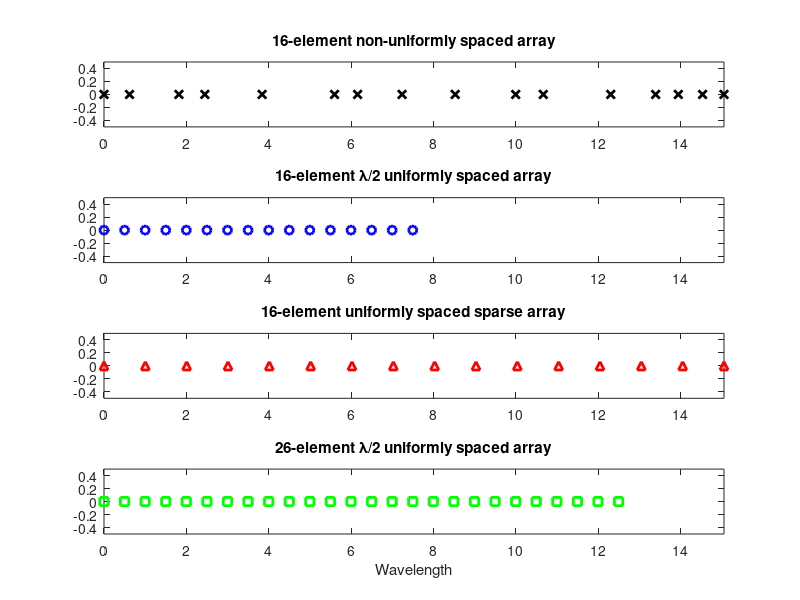
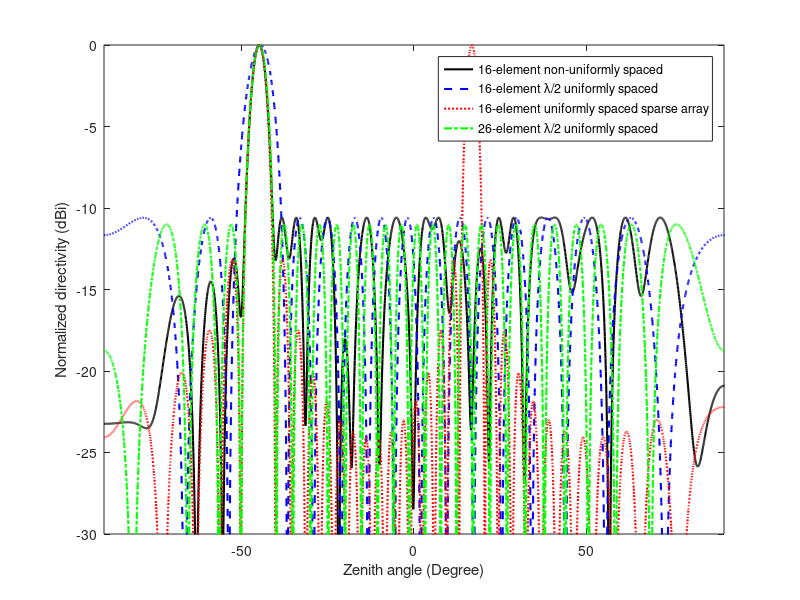

The MATLAB source for these figures, in order:
%% Comparison between non-uniformly spaced array and uniformly spaced array 
%  Version 1
%%
clear all; close all;clc;

wavelength=1;
k=2*pi/wavelength;   % wave number
angleStep=0.05;
theta=0:angleStep:360;
elementNumber=16;
thetaM=45;      % location of the main lobe

%% non-uniform array
d1=[0,0.62,1.82,2.45,3.84,5.60,6.16,7.24,8.53,10.00,10.67,12.31,13.40,13.95,14.54,15.06];
w1=[0.0272277405745814 + 0.00663695612498175i;-0.0504557136311823 - 0.0156414493981255i;0.0149022080891888 - 0.0522958024026383i;0.0270725639308060 + 0.0224793289749045i;-0.0104255072112984 + 0.0647860805420306i;0.0598193468305703 - 0.00157981780230648i;-0.0278250156730021 - 0.0498385235669240i;0.0649276487388589 - 0.0399431693571197i;0.0625248046134052 - 0.00837412390141947i;0.0668878280458956 - 0.0508399287930906i;-0.0798488127285431 + 0.0272356716234928i;-0.0154715717248110 + 0.0860980599638680i;-0.0871498078302756 + 0.00810697834308643i;0.0519608795439634 + 0.0402132634019467i;0.00983611006347517 - 0.0678379408618253i;-0.0687845963435427 + 0.0348004136503320i];

%% normal dense array
d2=[0,0.5*ones(1,elementNumber-1)];
for nn=2:length(d2)
    d2(nn)=d2(nn-1)+d2(nn);
end
w2=[0.165712409493334 - 0.0178163364135969i;-0.0266096956617990 - 0.0289409777334237i;-0.00816727046224783 + 0.0422452592985454i;0.0417793041704281 - 0.0199452988116389i;-0.0432868036423907 - 0.0230352310882208i;0.00750970165338273 + 0.0506046789299732i;0.0372642051373296 - 0.0371386954897812i;-0.0527447222520634 - 0.00801159573263894i;0.0249023151671527 + 0.0471812048484143i;0.0228276244561927 - 0.0474004562096621i;-0.0502615010111028 + 0.00953995097684088i;0.0359827177899967 + 0.0333108580091977i;0.00510543810191810 - 0.0460136903914195i;-0.0372138895691395 + 0.0215984412201642i;0.0360790306489060 + 0.0156192074963889i;-0.0376388293399754 - 0.162361765909359i];

%% sparse array
d3=[0,d1(elementNumber)/(elementNumber-1)*ones(1,elementNumber-1)];
for nn=2:length(d3)
    d3(nn)=d3(nn-1)+d3(nn);
end
w3=exp(1i*k*d3*sind(-thetaM)).';

%% 26-element normal dense array
d4=[0,0.5*ones(1,26-1)];
for nn=2:length(d4)
    d4(nn)=d4(nn-1)+d4(nn);
end
w4=[0.151762138140478 - 0.0102832612349678i;-0.0148958031630125 - 0.0172358745075817i;-0.00512570908792318 + 0.0237363670087733i;0.0233375004828243 - 0.0107751751748616i;-0.0238137186663838 - 0.0127944992034719i;0.00428503645225367 + 0.0279267418659784i;0.0205014091227646 - 0.0210035366464110i;-0.0300694264463313 - 0.00387332943146368i;0.0153922908579175 + 0.0270630607817905i;0.0126321128110758 - 0.0291921038237749i;-0.0314120648601946 + 0.00757882283295584i;0.0252090020191759 + 0.0207567876802740i;0.00142889348747491 - 0.0327916992328431i;-0.0270580598489617 + 0.0185795229321596i;0.0309579586761419 + 0.0103895530323716i;-0.0102082265061976 - 0.0306585793198716i;-0.0180712108839995 + 0.0261759534099189i;0.0311078847753170 - 0.00127725546942699i;-0.0192111629602375 - 0.0234543024925927i;-0.00695761482616326 + 0.0285139952234768i;0.0259577390330907 - 0.0111561746553496i;-0.0234651355058812 - 0.0134231077726961i;0.00322045184215660 + 0.0255023924126257i;0.0174191236356797 - 0.0169192832056161i;-0.0225092324922808 - 0.00350639052627144i;0.0716553554322047 + 0.134175266247107i];

%% array distributions
figure(1);
subplot(4,1,1),plot(d1,zeros(1,length(d1)),'kx','LineWidth',2);
title('16-element non-uniformly spaced array');
axis([0,d1(length(d1)),-0.5,0.5]);
subplot(4,1,2),plot(d2,zeros(1,length(d2)),'bo','LineWidth',2);
title('16-element \lambda/2 uniformly spaced array');
axis([0,d1(length(d1)),-0.5,0.5]);
subplot(4,1,3),plot(d3,zeros(1,length(d3)),'r^','LineWidth',2);
title('16-element uniformly spaced sparse array');
axis([0,d1(length(d1)),-0.5,0.5]);
subplot(4,1,4),plot(d4,zeros(1,length(d4)),'gs','LineWidth',2);
title('26-element \lambda/2 uniformly spaced array');
axis([0,d1(length(d1)),-0.5,0.5]);
xlabel('Wavelength');

%% Array factor
A1=zeros(length(theta),elementNumber);
for nn=1:length(d1)
    A1(:,nn)=exp(1i*k*d1(nn)*cosd(theta));
end

A2=zeros(length(theta),elementNumber);
for nn=1:length(d2)
    A2(:,nn)=exp(1i*k*d2(nn)*cosd(theta));
end

A3=zeros(length(theta),elementNumber);
for nn=1:length(d3)
    A3(:,nn)=exp(1i*k*d3(nn)*cosd(theta));
end

A4=zeros(length(theta),24);
for nn=1:length(d4)
    A4(:,nn)=exp(1i*k*d4(nn)*cosd(theta));
end

%% Plot result
theta1=-90:angleStep:360-90;
figure(2);
plot(theta1,20*log10(abs(A1*w1))-max(20*log10(abs(A1*w1))),'k-','LineWidth',1.5);
hold on;
plot(theta1,20*log10(abs(A2*w2))-max(20*log10(abs(A2*w2))),'b--','LineWidth',1.5);
plot(theta1,20*log10(abs(A3*w3))-max(20*log10(abs(A3*w3))),'r:','LineWidth',1.5);
plot(theta1,20*log10(abs(A4*w4))-max(20*log10(abs(A4*w4))),'g-.','LineWidth',1.5);
hold off;
axis([-90,90,-30,0]);
xlabel('Zenith angle (Degree)');
ylabel('Normalized directivity (dBi)');
legend('16-element non-uniformly spaced','16-element \lambda/2 uniformly spaced','16-element uniformly spaced sparse array','26-element \lambda/2 uniformly spaced');
